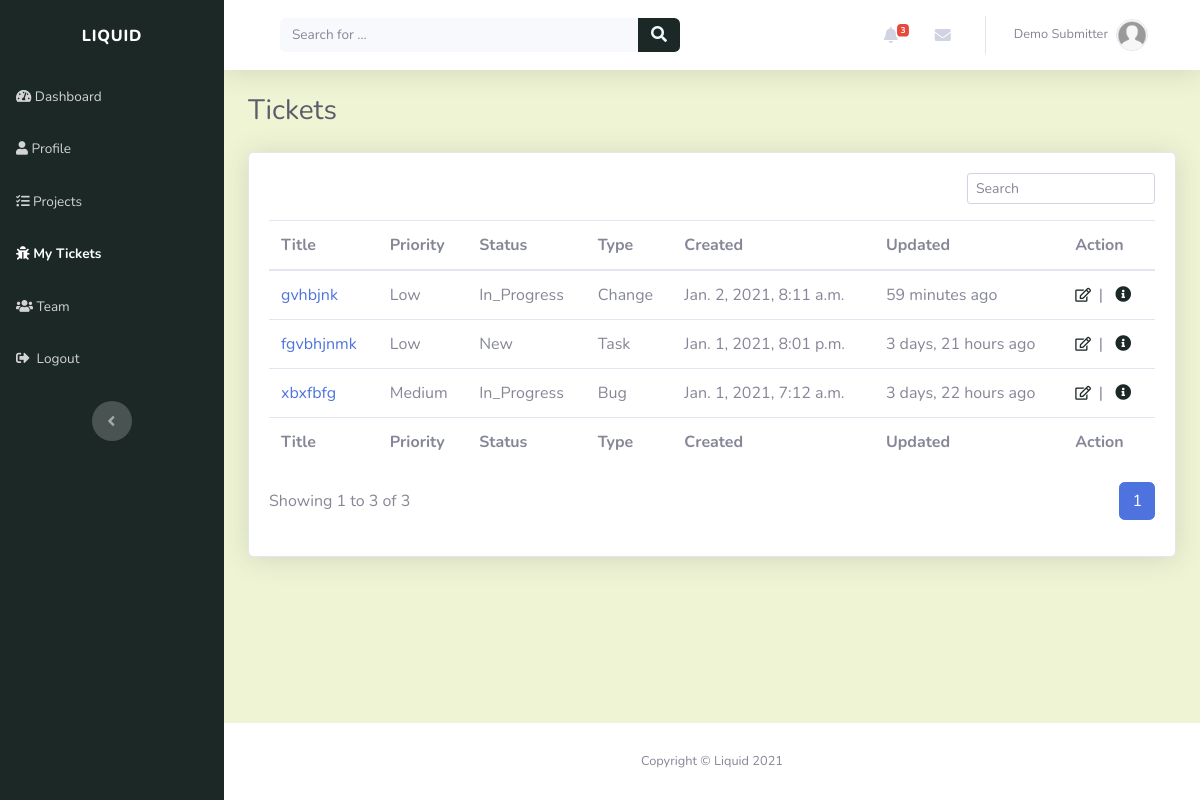
Page /tickets/ (signed in) on the committed database.
### account/models.py (models this page shows, shortened)
class Profile(models.Model):
    user = models.OneToOneField(settings.AUTH_USER_MODEL, on_delete=models.CASCADE, unique=True)
    profile_picture = models.ImageField(default='profile_images/default.jpg', upload_to='profile_images', blank=True)
    website = models.URLField(blank=True)
    first_name = models.CharField(max_length=30, blank=True)
    last_name = models.CharField(max_length=30, blank=True)
    address = models.CharField(max_length=50, blank=True)
    city = models.CharField(max_length=50, blank=True)
    country = models.CharField(max_length=50, blank=True)
    slug = models.SlugField(unique=True, blank=True)

### tickets/models.py (models this page shows, shortened)
class Ticket(models.Model):
    TICKET_PRIORITY = (
        ('LOW', 'Low'),
        ('MEDIUM', 'Medium'),
        ('HIGH', 'High'),
    )
    TICKET_STATUS = (
        ('NEW', 'New'),
        ('IN_PROGRESS', 'In Progress'),
        ('RESOLVED', 'Resolved'),
    )
    TICKET_TYPE = (
        ('TASK', 'Task'),
        ('BUG', 'Bug'),
        ('CHANGE', 'Change'),
        ('FEATURE', 'Feature request')
    )
    title = models.CharField(max_length=50)
    description = models.CharField(max_length=200)
    created_by = models.ForeignKey(Profile, on_delete=models.CASCADE)
    project = models.ForeignKey(Project, related_name="tickets", on_delete=models.CASCADE)
    created_on = models.DateTimeField(verbose_name="created_on", auto_now_add=True)
    updated = models.DateTimeField(verbose_name="date updated", auto_now=True)
    priority = models.CharField(max_length=12, choices=TICKET_PRIORITY, default='LOW')
    status = models.CharField(max_length=12, choices=TICKET_STATUS, default='NEW')
    class_type = models.CharField(max_length=12, choices=TICKET_TYPE, default='TASK')
    slug = models.SlugField(unique=True, blank=True)

### tickets/views.py (the view)
# urls.py: path('', views.tickets_view, name="tickets_page"),
@login_required(login_url='login_page')
def tickets_view(request):
    context = {}
    user = request.user
    user_profile = get_object_or_404(Profile, user=user)
    tickets = get_user_tickets(user_profile)
    page = request.GET.get('page', 1)
    tickets_paginator = Paginator(tickets, TICKETS_PER_PAGE)
    try:
        tickets = tickets_paginator.page(page)
    except PageNotAnInteger:
        tickets = tickets_paginator.page(TICKETS_PER_PAGE)
    except EmptyPage:
        tickets = tickets_paginator.page(tickets.num_pages)
    context['user_tickets'] = tickets
    return render(request, "tickets/tickets.html", context)

### index/custom_processors.py (called while the page is built)
def profile_processor(request):
    if request.user.is_authenticated:
        user = request.user
        user_profile = get_object_or_404(Profile, user=user)
        user_messages = DirectMessage.objects.filter(receiver=user_profile).filter(status='UNREAD').order_by('-created_on')[:5]
        user_alerts = Alert.objects.filter(user=user_profile).filter(status='UNREAD').order_by('-created_on')[:5]
        return {'profile': user_profile, 'direct_messages': user_messages, 'alerts': user_alerts}
    else:
        return{}

### tickets/templates/tickets/tickets.html (shortened to what this page needs)
{% extends "index/header.html" %}
{% block content %}
<div class="d-sm-flex justify-content-between align-items-center mb-4">
	<h3 class="text-dark mb-0">Tickets</h3>
</div>
<div class="card shadow">
	<div class="card-body">
		<div class="row">
			<div class="col-md-12">
				<div class="text-md-right dataTables_filter" id="dataTable_filter">
					<label
						><input
							type="search"
							class="form-control form-control-sm"
							aria-controls="dataTable"
							placeholder="Search"
					/></label>
				</div>
			</div>
		</div>
		{% if user_tickets %}
		<div class="table-responsive table mt-2" id="dataTable" role="grid" aria-describedby="dataTable_info">
			<table class="table my-0" id="dataTable" aria-describedby="projects">
				<thead>
					{% include "tickets/snippets/table_header.html" %}
				</thead>
				<tbody>
					{% for ticket in user_tickets %} {% include "tickets/snippets/ticket.html" %} {%endfor%}
				</tbody>
				<tfoot>
					{% include "tickets/snippets/table_header.html" %}
				</tfoot>
			</table>
		</div>
		{% include "tickets/snippets/pagination.html" with tickets=user_tickets %} {% else %}
		<div style="padding-top: 20px" class="text-center">
			<p><strong>You have no tickets.</strong></p>
		</div>
		{% endif %}
	</div>
</div>
{% endblock %}

### index/templates/index/snippets/navbar.html (shortened to what this page needs)
<nav
	class="navbar navbar-light navbar-expand bg-white shadow mb-4 topbar static-top"
	style="background: rgb(238, 244, 212)"
>
	<div class="container-fluid">
		<div class="container-fluid">
			<form
				method="GET"
				action="{% url 'index_page' %}"
				target="_self"
				class="form-inline d-none d-sm-inline-block mr-auto ml-md-3 my-2 my-md-0 mw-100 navbar-search"
			>
				<div class="input-group">
					<input
						class="bg-light form-control border-0 small"
						type="search"
						placeholder="Search for ..."
						value="{{query}}"
						name="q"
						required
					/>
					<div class="input-group-append">
						<button class="btn py-0" type="submit" style="background: rgb(28, 40, 38); color: aliceblue;">
							<em class="fas fa-search"></em>
						</button>
					</div>
				</div>
			</form>
			<ul class="nav navbar-nav flex-nowrap ml-auto">
				<li class="nav-item dropdown no-arrow mx-1">
					<div class="nav-item dropdown no-arrow">
						<a class="dropdown-toggle nav-link" data-toggle="dropdown" aria-expanded="false" href="#"
							>{% if alerts %}<span class="badge badge-danger badge-counter"
								>{{profile.alert_set.all.count}}</span
							>
							{%endif%}<em class="fas fa-bell fa-fw"></em
						></a>
					</div>
				</li>
				<li class="nav-item dropdown no-arrow mx-1">
					<div class="nav-item dropdown no-arrow">
						<a class="dropdown-toggle nav-link" data-toggle="dropdown" aria-expanded="false" href="#"
							><em class="fas fa-envelope fa-fw"></em></a
						>
					</div>
				</li>
				<li class="nav-item dropdown no-arrow">
					<div class="nav-item dropdown no-arrow">
						<a class="dropdown-toggle nav-link" data-toggle="dropdown" aria-expanded="false" href="#"
							><span class="d-none d-lg-inline mr-2 text-gray-600 small">
								{% if profile.first_name and profile.last_name %} {{profile.first_name}}
								{{profile.last_name}} {% else %} {{user}} {%endif%}
							</span>
							<img
								class="border rounded-circle img-profile"
								src="{{profile.profile_picture.url}}"
								alt="user image"
							/>
						</a>
					</div>
				</li>
			</ul>
		</div>
	</div>
</nav>

### tickets/templates/tickets/snippets/ticket.html
<tr style="white-space: nowrap">
	<td><a href="{% url 'view_ticket' ticket.slug %}">{{ ticket.title | truncatechars:40 }}</a></td>
	<td>{{ ticket.priority|title }}</td>
	<td>{{ ticket.status|title }}</td>
	<td>{{ ticket.class_type|title }}</td>
	<td>{{ ticket.created_on }}</td>
	<td>{{ ticket.updated|timesince }} ago</td>
	<td>{% include "tickets/snippets/ticket_action.html" %}</td>
</tr>

### tickets/templates/tickets/snippets/ticket_action.html
<a role="button" href="{% url 'edit_ticket' ticket.slug %}" style="color: rgb(28, 40, 38)" title="Edit"
	><em class="far fa-edit fa-sm">&nbsp</em></a
>
|&nbsp&nbsp
<a role="button" href="{% url 'view_ticket' ticket.slug %}" style="color: rgb(28, 40, 38)" title="More information"
	><em class="fa fa-info-circle">&nbsp</em></a
>

### rows in the picture
Profile: alert_set.all.count "3", first_name "Demo", last_name "Submitter", profile_picture (placeholder picture)
Ticket: title "gvhbjnk", priority "Low", status "In_Progress", class_type "Change", created_on "Jan. 2, 2021, 8:11 a.m.", updated "59 minutes"
Ticket: title "fgvbhjnmk", priority "Low", status "New", class_type "Task", created_on "Jan. 1, 2021, 8:01 p.m.", updated "3 days, 21 hours"
Ticket: title "xbxfbfg", priority "Medium", status "In_Progress", class_type "Bug", created_on "Jan. 1, 2021, 7:12 a.m.", updated "3 days, 22 hours"

### other values in the picture
{{ tickets.start_index }} "1"
{{ tickets.end_index }} "3"
{{ tickets.paginator.count }} "3"
{{ i }} "1"
